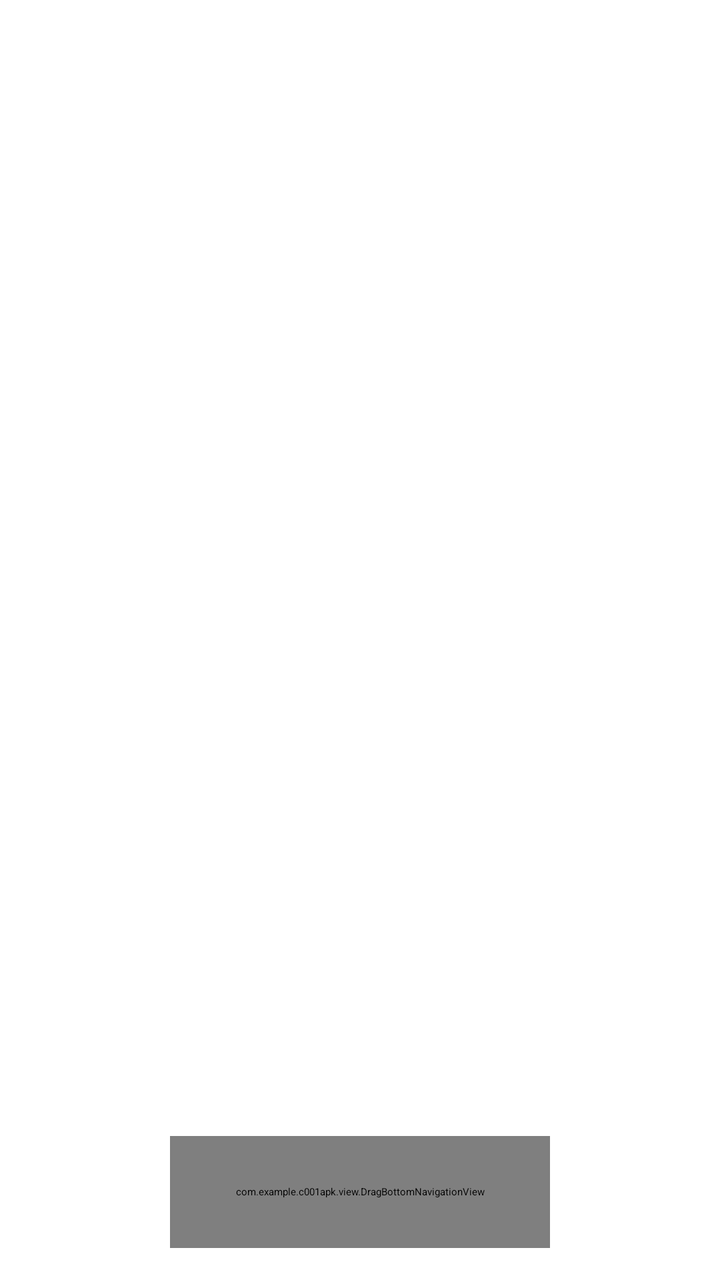
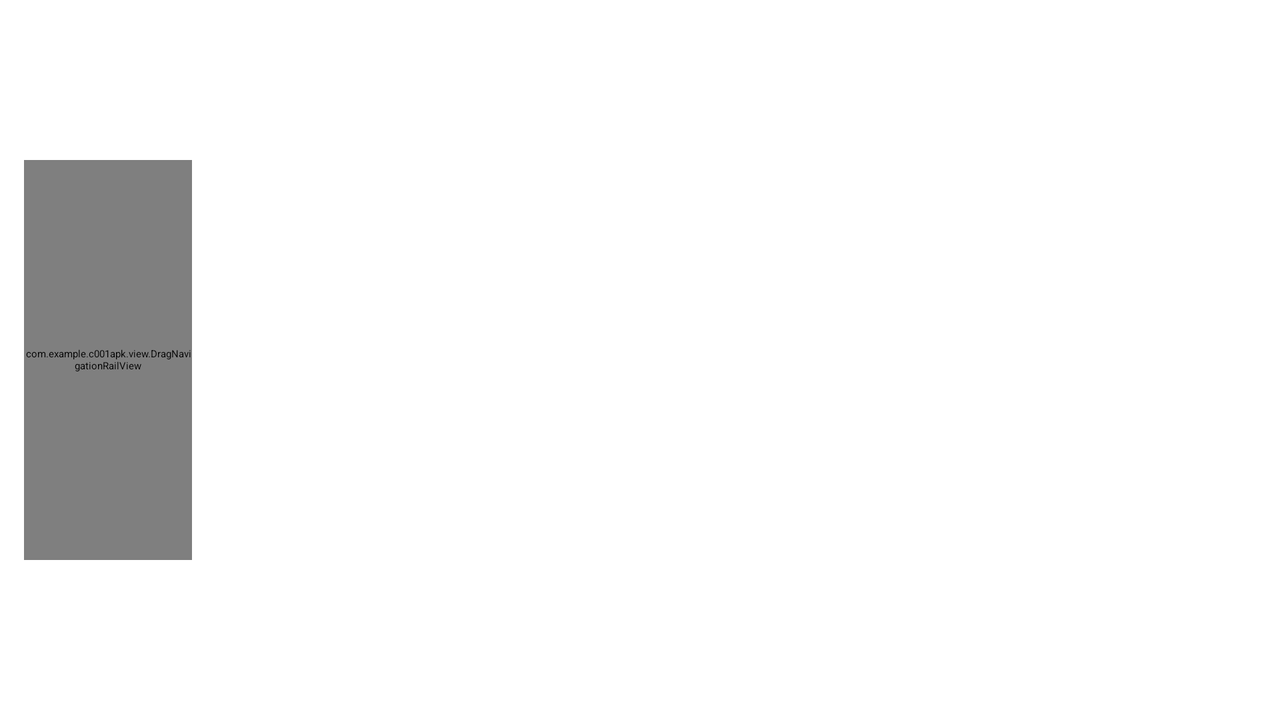

Two renders of one Android screen. The first uses the default layout on a phone; the second uses the alternative layout the repository ships for a different screen configuration, on a matching device. The two XML files are below.
<!-- AndroidManifest.xml: application theme Theme.C001apk -->
<!-- res/layout/activity_main.xml -->
<?xml version="1.0" encoding="utf-8"?>
<androidx.coordinatorlayout.widget.CoordinatorLayout xmlns:android="http://schemas.android.com/apk/res/android"
    xmlns:app="http://schemas.android.com/apk/res-auto"
    android:layout_width="match_parent"
    android:layout_height="match_parent">

    <androidx.viewpager2.widget.ViewPager2
        android:id="@+id/viewPager"
        android:layout_width="match_parent"
        android:layout_height="match_parent"
        android:background="?android:attr/colorBackground"
        android:orientation="horizontal" />

    
    <FrameLayout
        android:id="@+id/navGlassHost"
        android:layout_width="190dp"
        android:layout_height="56dp"
        android:layout_marginHorizontal="16dp"
        android:layout_marginBottom="16dp"
        app:layout_anchor="@id/viewPager"
        app:layout_anchorGravity="bottom|center_horizontal">

        
        <View
            android:id="@+id/navGlass"
            android:layout_width="match_parent"
            android:layout_height="match_parent" />

        
        <com.example.c001apk.view.LiquidIndicatorView
            android:id="@+id/navIndicator"
            android:layout_width="match_parent"
            android:layout_height="56dp"
            android:layout_gravity="center_vertical"
            android:visibility="gone" />

        
        <FrameLayout
            android:id="@+id/navLensHost"
            android:layout_width="84dp"
            android:layout_height="56dp"
            android:layout_gravity="center_vertical">

            <View
                android:id="@+id/navLens"
                android:layout_width="match_parent"
                android:layout_height="match_parent" />

        </FrameLayout>

        
        <com.example.c001apk.view.DragBottomNavigationView
            android:id="@+id/bottomNav"
            android:layout_width="match_parent"
            android:layout_height="56dp"
            android:background="@android:color/transparent"
            app:itemActiveIndicatorStyle="@style/NavNoActiveIndicator"
            app:itemBackground="@android:color/transparent"
            app:itemIconTint="@color/nav_item_tint"
            app:itemTextColor="@color/nav_item_tint"
            app:labelVisibilityMode="unlabeled"
            app:menu="@menu/nav_menu" />

    </FrameLayout>

</androidx.coordinatorlayout.widget.CoordinatorLayout>
<!-- resources referenced by this layout -->
<resources>
  <style name="Theme.C001apk" parent="Platform.Theme.C001apk">
          <item name="android:windowActionBar">false</item>
          <item name="android:windowNoTitle">true</item>
          <item name="windowActionBar">false</item>
          <item name="windowNoTitle">true</item>
          
          <item name="android:textAppearanceListItem">?textAppearanceSubtitle1</item>
          
          <item name="android:colorAccent">?colorPrimary</item>
          
          <item name="android:colorControlActivated">?colorPrimary</item>
          <item name="actionOverflowMenuStyle">@style/OverflowMenu</item>
          <item name="preferenceTheme">@style/PreferenceThemeOverlay.Rikka.Material3.Mod</item>
          <item name="android:statusBarColor">@android:color/transparent</item>
          <item name="bottomSheetDialogTheme">@style/CustomBottomSheetDialog.Md3</item>
          
          <item name="toolbarStyle">@style/Widget.C001apk.Toolbar</item>
          
          <item name="android:windowBackground">?attr/colorSurface</item>
      </style>
  <!-- from res/values-v29/ -->
  <style name="Platform.Theme.C001apk" parent="Theme.Material3.DynamicColors.DayNight.Rikka">
      <item name="android:forceDarkAllowed">false</item>
      <item name="android:enforceNavigationBarContrast">false</item>
      <item name="android:enforceStatusBarContrast">false</item>
    </style>
  <style name="OverflowMenu" parent="Widget.Material3.PopupMenu.Overflow">
          <item name="overlapAnchor">false</item>
      </style>
  <style name="CustomBottomSheetDialog.Md3" parent="@style/ThemeOverlay.Material3.BottomSheetDialog">
          <item name="bottomSheetStyle">@style/CustomBottomSheet.Md3</item>
      </style>
  <!-- from res/values-v29/ -->
  <style name="Widget.C001apk.Toolbar" parent="Widget.Material3.Toolbar">
      <item name="android:background">?attr/colorSurfaceContainer</item>
    </style>
  <style name="Theme.Material3.DynamicColors.DayNight.Rikka" parent="Theme.Material3.DynamicColors.Light.Rikka">
          <item name="android:windowLightStatusBar">true</item>
          <item name="colorPrimaryVariant">@color/primary_dark_light_light_status_bar</item>
      </style>
  <style name="Preference.Rikka.Category.Material3.Mod" parent="@style/Preference.Category.Material">
          <item name="android:layout">@layout/m3_preference_category</item>
          <item name="iconSpaceReserved">false</item>
          <item name="allowDividerAbove">true</item>
          <item name="allowDividerBelow">true</item>
      </style>
  <style name="CustomBottomSheet.Md3" parent="Widget.Material3.BottomSheet">
          <item name="shapeAppearanceOverlay">@style/CustomShapeAppearanceBottomSheetDialog</item>
      </style>
  <style name="CustomShapeAppearanceBottomSheetDialog" parent="">
          <item name="cornerFamily">rounded</item>
          <item name="cornerSizeTopRight">16dp</item>
          <item name="cornerSizeTopLeft">16dp</item>
          <item name="cornerSizeBottomRight">0dp</item>
          <item name="cornerSizeBottomLeft">0dp</item>
      </style>
  <!-- some entries are left out for length -->
</resources>
<!-- res/layout-land/activity_main.xml (the repository's variant of the layout above) -->
<!-- drawn on the phone turned sideways -->
<?xml version="1.0" encoding="utf-8"?>
<androidx.constraintlayout.widget.ConstraintLayout xmlns:android="http://schemas.android.com/apk/res/android"
    xmlns:app="http://schemas.android.com/apk/res-auto"
    android:layout_width="match_parent"
    android:layout_height="match_parent">

    <androidx.viewpager2.widget.ViewPager2
        android:id="@+id/viewPager"
        android:layout_width="0dp"
        android:layout_height="match_parent"
        android:background="?android:attr/colorBackground"
        android:orientation="horizontal"
        app:layout_constraintBottom_toBottomOf="parent"
        app:layout_constraintEnd_toEndOf="parent"
        app:layout_constraintStart_toStartOf="parent"
        app:layout_constraintTop_toTopOf="parent" />

    
    <FrameLayout
        android:id="@+id/navGlassHost"
        android:layout_width="84dp"
        android:layout_height="200dp"
        android:layout_marginStart="12dp"
        app:layout_constraintBottom_toBottomOf="parent"
        app:layout_constraintStart_toStartOf="parent"
        app:layout_constraintTop_toTopOf="parent">

        <View
            android:id="@+id/navGlass"
            android:layout_width="match_parent"
            android:layout_height="match_parent" />

        
        <com.example.c001apk.view.LiquidIndicatorView
            android:id="@+id/navIndicator"
            android:layout_width="match_parent"
            android:layout_height="match_parent"
            android:visibility="gone" />

        
        <FrameLayout
            android:id="@+id/navLensHost"
            android:layout_width="84dp"
            android:layout_height="56dp"
            android:layout_gravity="top|center_horizontal">

            <View
                android:id="@+id/navLens"
                android:layout_width="match_parent"
                android:layout_height="match_parent" />

        </FrameLayout>

        
        <com.example.c001apk.view.DragNavigationRailView
            android:id="@+id/bottomNav"
            android:layout_width="match_parent"
            android:layout_height="match_parent"
            android:background="@android:color/transparent"
            app:itemActiveIndicatorStyle="@style/NavNoActiveIndicator"
            app:itemBackground="@android:color/transparent"
            app:itemIconTint="@color/nav_item_tint"
            app:itemTextColor="@color/nav_item_tint"
            app:labelVisibilityMode="labeled"
            app:menu="@menu/nav_menu"
            app:menuGravity="center" />

    </FrameLayout>

</androidx.constraintlayout.widget.ConstraintLayout>
